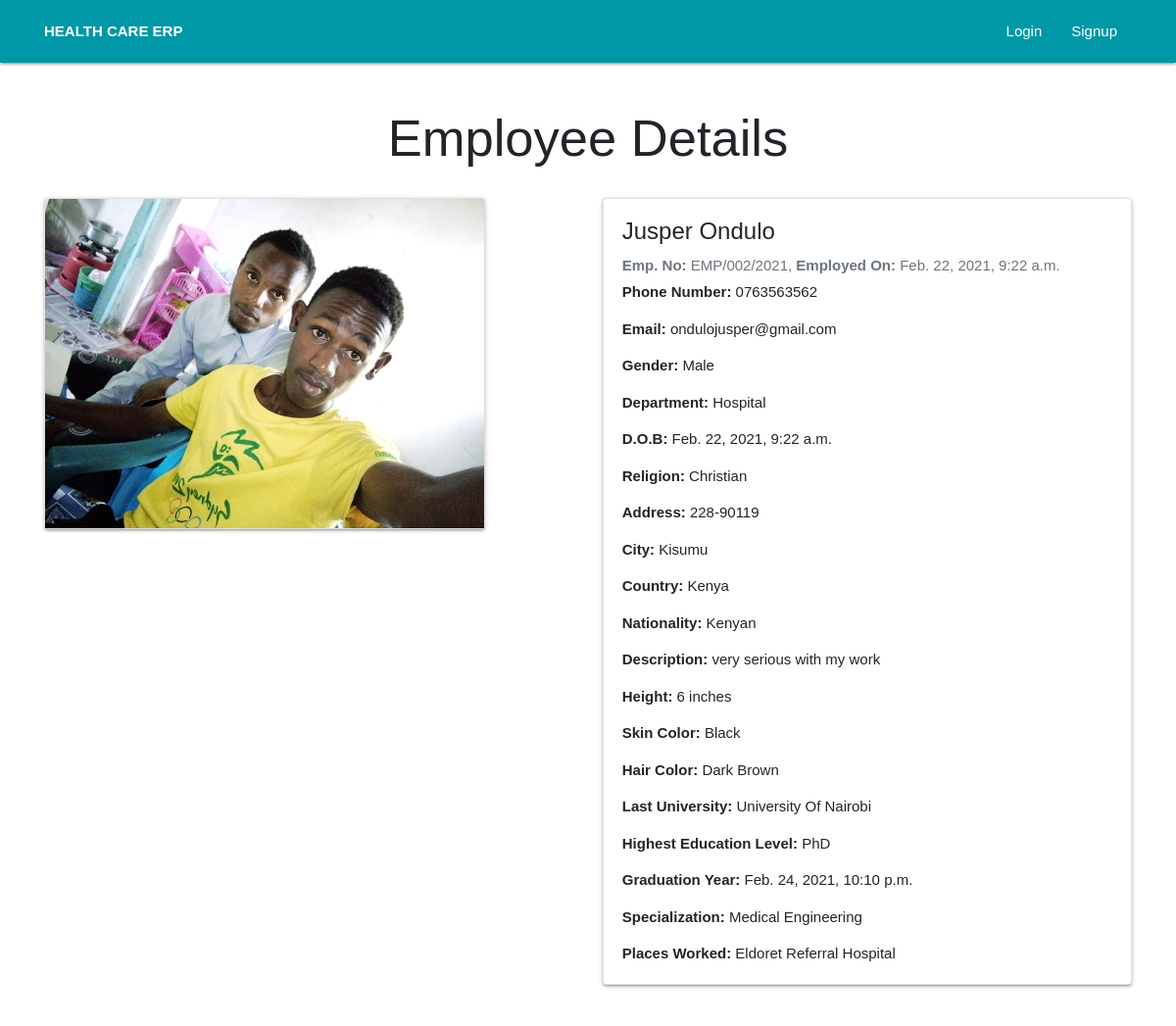
Screenshot of /HumanResource/2/ with the database file from the repository.
### HumanResource/models.py (models this page shows, shortened)
class Employee(models.Model):
    employment_number = models.CharField(max_length=200, unique=True)
    name = models.CharField(max_length=200)
    slug = models.SlugField(max_length=200, unique=True)
    phone = models.CharField(max_length=200)
    email = models.EmailField()
    department = models.CharField(max_length=200, choices=DEPARTMENT_CHOICES)
    employment_date = models.DateTimeField()
    date_of_birth = models.DateTimeField()
    religion = models.CharField(max_length=200, choices=RELIGION_CHOICES)
    gender = models.CharField(max_length=200, choices=GENDER_CHOICES)
    skin_color = models.CharField(max_length=200)
    hair_color = models.CharField(max_length=200)
    height = models.CharField(max_length=200)
    address = models.CharField(max_length=200)
    city = models.CharField(max_length=200)
    country = models.CharField(max_length=200)
    nationality = models.CharField(max_length=200)
    personal_description = models.TextField(max_length=2000)
    profile_photo = models.ImageField(upload_to="pics")
    last_university_attended = models.CharField(max_length=500)
    highest_education_level = models.CharField(max_length=50, choices=HIGHEST_EDUCATION_CHOICES)
    graduation_year = models.DateTimeField(default=timezone.now)
    schools_attended = models.CharField(max_length=500)
    specialization = models.CharField(max_length=500)
    places_worked = models.TextField()
    class Meta:
        verbose_name = ("Employee Detail")
        verbose_name_plural = ("Employees Details")

### HumanResource/views.py (the view)
# urls.py: path("<int:id>/", views.employee_details, name="employee_details"),
def employee_details(request, id):
    employee = Employee.objects.get(pk=id)
    context = {
        "employee": employee
    }
    return render(request, "hr/employee_details.html", context)

### HumanResource/templates/hr/employee_details.html (shortened to what this page needs)
{% extends "base_layout.html" %}
{% block heading %}
    <h1 class="display-4 text-center">Employee Details</h1>
{% endblock heading %}
{% block content %}
<div class="row">
    <div class="col-6 mt-3">
            <div class="card mb-4" style="width: 30rem;">
                <img class="card-top-img" src="{{ employee.profile_photo.url}}" alt="">
            </div>
         </div>
    <div class="col-6 mt-3">
        <div class="card mb-4">
            <div class="card-body ml-35">
                <h2 class="card-title">{{ employee.name }}</h2>
                <p class="card-text text-muted h6"><b>Emp. No: </b>{{ employee.employment_number }}, <b>Employed On: </b>{{ employee.employment_date }}</p>
                <p class="card-text"><b>Phone Number: </b>{{ employee.phone}}</p>
                <p class="card-text"><b>Email: </b>{{ employee.email}}</p>
                <p class="card-text"><b>Gender: </b>{{ employee.gender}}</p>
                <p class="card-text"><b>Department: </b>{{ employee.department}}</p>
                <p class="card-text"><b>D.O.B: </b>{{ employee.date_of_birth}}</p>
                <p class="card-text"><b>Religion: </b>{{ employee.religion}}</p>
                <p class="card-text"><b>Address: </b>{{ employee.address}}</p>
                <p class="card-text"><b>City: </b>{{ employee.city}}</p>
                <p class="card-text"><b>Country: </b>{{ employee.country}}</p>
                <p class="card-text"><b>Nationality: </b>{{ employee.nationality}}</p>
                <p class="card-text"><b>Description: </b>{{ employee.personal_description}}</p>
                <p class="card-text"><b>Height: </b>{{ employee.height}}</p>
                <p class="card-text"><b>Skin Color: </b>{{ employee.skin_color}}</p>
                <p class="card-text"><b>Hair Color: </b>{{ employee.hair_color}}</p>
                <p class="card-text"><b>Last University: </b>{{ employee.last_university_attended}}</p>
                <p class="card-text"><b>Highest Education Level: </b>{{ employee.highest_education_level}}</p>
                <p class="card-text"><b>Graduation Year: </b>{{ employee.graduation_year}}</p>
                <p class="card-text"><b>Specialization: </b>{{ employee.specialization}}</p>
                <p class="card-text"><b>Places Worked: </b>{{ employee.places_worked}}</p>
            </div>
        </div>
    </div>
</div>
{% endblock %}

### static/css/styles.css (style rules this page uses)
img { width: 100%; }

### static/css/custom/auth.css (style rules this page uses)
* { margin: 0; padding: 0; font-family: sans-serif; }

### rows the page displays
Employee: profile_photo (picture), name "Jusper Ondulo", employment_number "EMP/002/2021", employment_date "Feb. 22, 2021, 9:22 a.m.", phone "0763563562", email "ondulojusper@gmail.com", gender "Male", department "Hospital", date_of_birth "Feb. 22, 2021, 9:22 a.m.", religion "Christian", address "228-90119", city "Kisumu", country "Kenya", nationality "Kenyan", personal_description "very serious with my work", height "6 inches", skin_color "Black", hair_color "Dark Brown", last_university_attended "University Of Nairobi", highest_education_level "PhD", graduation_year "Feb. 24, 2021, 10:10 p.m.", specialization "Medical Engineering", places_worked "Eldoret Referral Hospital"
